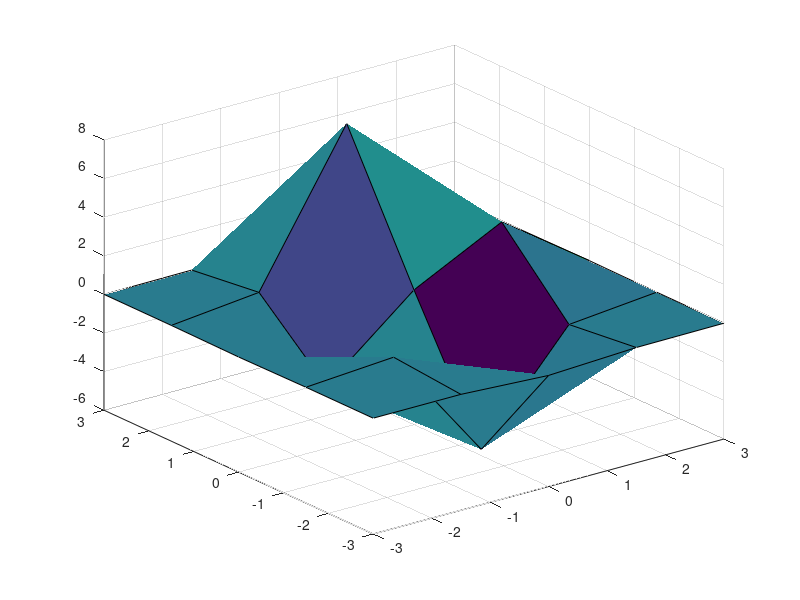

MATLAB code for this plot:
clear all
t = []
p1 = [1,2,3,4,5]
p2 = [6,7,8,9,10]
for i = 1:length(p1)
exp_vector = p1(i)*ones(size(p2))';
t = [t;exp_vector,p2']; %#ok<*AGROW>
end
tt = t(:,1).*t(:,2);
pl = reshape(tt,length(p2),[])'

%%
[X,Y,Z] = peaks(5)
surf(X,Y,Z)

